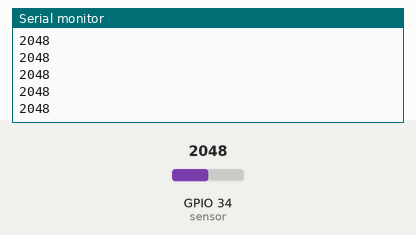
Bench run of a sketch on a simulated ESP32. Shown: the last lines printed to the serial monitor. Inputs (shaded band) come from the test bench; at power-on: GPIO 34 (sensor) = 2048.

Above: at 1.2 s.
1.3 s: GPIO 34 (sensor) set to 2866
At 1.31 s:
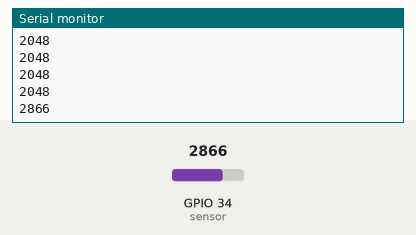
2.8 s: GPIO 34 (sensor) set to 3603
At 2.81 s:
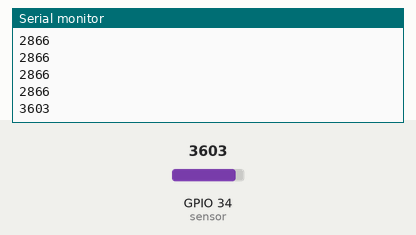
Timing chart, 0 to 5.8 s (numbered marks = the images above; inputs shaded):
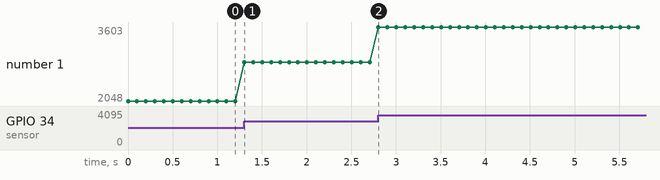

The sketch:

SoilSensorSEN0308.ino
```cpp
#include <analogWrite.h>

void setup()
{
  Serial.begin(115200); // open serial port, set the baud rate to 9600 bps
}
void loop()
{
  Serial.println(analogRead(34)); //connect sensor and print the value to serial

  delay(100);
}
```

Measured:
- after the input at 1.3 s, the serial monitor: prints a new line at once (image 1)
- after the input at 2.8 s, the serial monitor: prints a new line at once (image 2)
- plotted number 1: 2048 → 2866 after the input at 1.3 s, 2866 → 3603 after the input at 2.8 s
